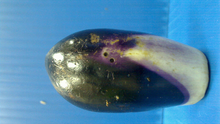
%> input picture WormHole_2H.tif, 220 x 124 px, shrunk from 960 x 540 before the run
$ octave beta.m   (GNU Octave 9; MATLAB toolbox functions it lacks are replaced by stand-ins)
%> lines starting %> are read from the running program, lines starting %| are printed output that depends on the picture; in (x1, y1, x2, y2) boxes, pixels count from 0 and x2, y2 are one past the last pixel; in counts of white or black regions, pixels touching at a corner belong together; the program's own positions count from 1
%Homework3
imageInput = imread('WormHole_2H.tif');
%> imageInput is the input picture: size 124x220x3 uint8; mean R, G, B 81.1, 132.3, 165.2

grayImage = rgb2gray(imageInput);
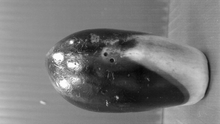
%> grayImage: size 124x220 uint8; min 7, max 255, mean 120.8
[Ix Iy]=size(grayImage);
%> Ix = 124; Iy = 220
imageInput = imrotate(imageInput,-90);
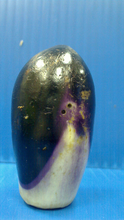
%> imageInput: size 220x124x3 uint8; mean R, G, B 81.1, 132.3, 165.2; mean of the top-left, top-right, bottom-left and bottom-right quarters 134.9, 134.6, 101.5, 133.7
temp = [];
for i = 1:Ix
    for j = 1:Iy
        if grayImage(i,j) < 35
            temp(i,j) = 1;
        else
            temp(i,j) = 0;
        end
    end
end
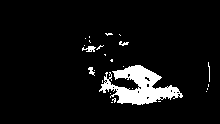
%> temp: size 124x220 double; values 0 (black) and 1 (white), 6.7% white; 25 white regions (20 under 20 px), largest, box (x1, y1, x2, y2) and area: (99, 65, 183, 105) 1623, (82, 46, 96, 52) 51, (88, 67, 95, 76) 33, (119, 41, 129, 46) 27, (208, 62, 210, 82) 21

temp_pad = padarray(temp,[1 1],0,'both');
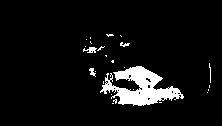
%> temp_pad: size 126x222 double; values 0 (black) and 1 (white), 6.5% white; 25 white regions (20 under 20 px), largest, box (x1, y1, x2, y2) and area: (100, 66, 184, 106) 1623, (83, 47, 97, 53) 51, (89, 68, 96, 77) 33, (120, 42, 130, 47) 27, (209, 63, 211, 83) 21

for i = 1 : Ix
    for j = 1 : Iy
        sum = 0;
        for k = 1 : 3
            for l = 1 : 3
                sum = sum + temp_pad(i+k-1,j+l-1);
            end
        end
        if sum > 4
            temp(i,j) = 1;
        else
            temp(i,j) = 0;
        end
    end
end
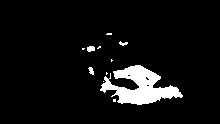
%> temp: size 124x220 double; values 0 (black) and 1 (white), 6.5% white; 11 white regions (7 under 20 px), largest, box (x1, y1, x2, y2) and area: (100, 65, 183, 105) 1635, (87, 46, 95, 52) 40, (88, 67, 94, 75) 31, (119, 41, 128, 46) 25

img_fft = fft2(double(temp));
  img_fft = img_fft.';
  u = 1 : Ix;
%> u = 124 values from 1 to 124
  v = 1 : Iy;
%> v = 220 values from 1 to 220

  currentx = find(u>Ix/2);
%> currentx = 62 values from 63 to 124
  u(currentx) = u(currentx)-Ix;

  currenty = find(v>Iy/2);
%> currenty = 110 values from 111 to 220
  v(currenty) = v(currenty)-Iy;

  [U,V] = meshgrid(u,v);
  D = sqrt((U.^2) + (V.^2));

  H_glf = exp(-(D.^2)./(2.*20).^2);
  G_glf = img_fft.*H_glf;
  temp = ifft2(G_glf);
  temp = fliplr(temp);
  [Ix Iy] = size(temp);
%> Ix = 220


for i = 1:Ix
    for j = 1:Iy
        if temp(i,j) > 0.2
            temp(i,j) = 1;
        else
            temp(i,j) = 0;
        end
    end
end
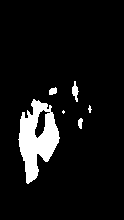
%> temp: size 220x124 double; values 0 (black) and 1 (white), 7.8% white; 6 white regions (2 under 20 px), largest, box (x1, y1, x2, y2) and area: (18, 99, 60, 184) 1923, (72, 81, 79, 102) 80, (49, 87, 57, 95) 49, (78, 118, 83, 129) 40
    figure();
    imshow(imageInput);
    centers = [];
%> (the run ends here)
